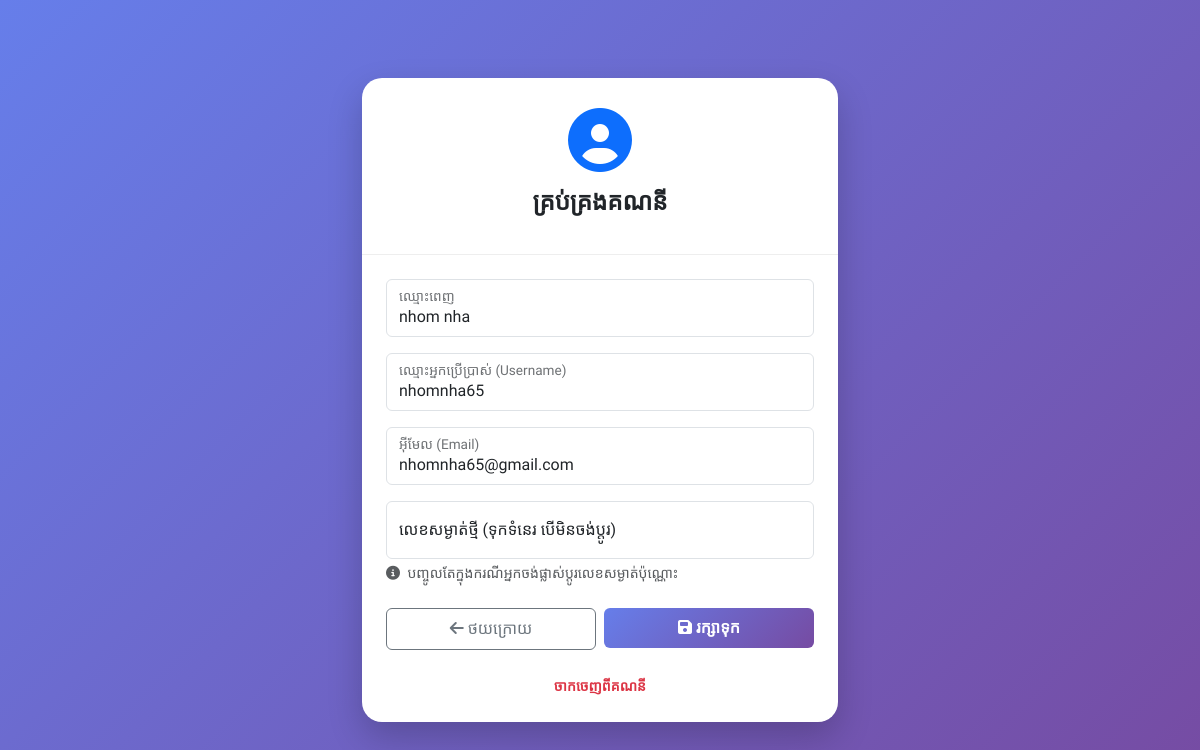
Screenshot of /profile.php (signed in) with the database file from the repository.
### tables this page shows
CREATE TABLE `users` (
  `id` int(11) NOT NULL,
  `username` varchar(50) NOT NULL,
  `email` varchar(100) NOT NULL,
  `full_name` varchar(100) DEFAULT NULL,
  `phone_number` varchar(20) DEFAULT NULL,
  `password` varchar(255) NOT NULL,
  `google_id` varchar(100) DEFAULT NULL,
  `role` enum('admin','user') DEFAULT 'user',
  `created_at` datetime DEFAULT current_timestamp(),
  `profile_picture` varchar(255) DEFAULT NULL
);

### profile.php (the view, shortened to what this page needs)
<?php
require_once './db/db.php';
$user_id = $_SESSION['id'];
$sql_fetch = "SELECT username, email, full_name FROM users WHERE id = ?";
$stmt_fetch = $conn->prepare($sql_fetch);
$stmt_fetch->bind_param("i", $user_id);
$stmt_fetch->execute();
$result = $stmt_fetch->get_result();
$user_data = $result->fetch_assoc();
?>
<!DOCTYPE html>
<html lang="km">
<head>
    <link href="https://cdn.jsdelivr.net/npm/bootstrap@5.3.0/dist/css/bootstrap.min.css" rel="stylesheet">
    <link rel="stylesheet" href="https://cdnjs.cloudflare.com/ajax/libs/font-awesome/6.4.0/css/all.min.css">
</head>
<body>
<div class="container" style="max-width: 500px;">
    <div class="main-card">
        <div class="header-section">
            <div class="mb-3 text-primary"><i class="fas fa-user-circle fa-4x"></i></div>
            <h4 class="fw-bold">គ្រប់គ្រងគណនី</h4>
        </div>
        <div class="card-body p-4">
            <form action="profile.php" method="POST">
                <div class="form-floating mb-3">
                    <input type="text" class="form-control" id="full_name" name="full_name" placeholder="ឈ្មោះពេញ" value="<?php echo htmlspecialchars($user_data['full_name'] ?? ''); ?>" required>
                    <label for="full_name">ឈ្មោះពេញ</label>
                </div>
                <div class="form-floating mb-3">
                    <input type="text" class="form-control" id="username" name="username" placeholder="Username" value="<?php echo htmlspecialchars($user_data['username']); ?>" required>
                    <label for="username">ឈ្មោះអ្នកប្រើប្រាស់ (Username)</label>
                </div>
                <div class="form-floating mb-3">
                    <input type="email" class="form-control" id="email" name="email" placeholder="Email" value="<?php echo htmlspecialchars($user_data['email']); ?>" required>
                    <label for="email">អ៊ីមែល (Email)</label>
                </div>
                <div class="form-floating mb-4">
                    <input type="password" class="form-control" id="password" name="password" placeholder="Password">
                    <label for="password">លេខសម្ងាត់ថ្មី (ទុកទំនេរ បើមិនចង់ប្តូរ)</label>
                    <small class="text-muted mt-1 d-block"><i class="fas fa-info-circle me-1"></i> បញ្ចូលតែក្នុងករណីអ្នកចង់ផ្លាស់ប្តូរលេខសម្ងាត់ប៉ុណ្ណោះ</small>
                </div>
                <div class="row g-2">
                    <div class="col-6">
                        <a href="index.php" class="btn btn-outline-secondary w-100 py-2"><i class="fas fa-arrow-left"></i> ថយក្រោយ</a>
                    </div>
                    <div class="col-6">
                        <button type="submit" class="btn btn-update w-100 py-2"><i class="fas fa-save"></i> រក្សាទុក</button>
                    </div>
                </div>
            </form>
        </div>
        <div class="text-center pb-4">
            <a href="logout.php" class="text-danger text-decoration-none small fw-bold">ចាកចេញពីគណនី</a>
        </div>
    </div>
</div>
</body>
</html>

### profile.php (style rules this page uses)
:root { --primary-color: #4e73df; --bg-gradient: linear-gradient(135deg, #667eea 0%, #764ba2 100%); }
body { font-family: 'Khmer OS Siemreap', sans-serif; background: var(--bg-gradient); min-height: 100vh; display: flex; align-items: center; }
.main-card { border-radius: 20px; background: #fff; box-shadow: 0 15px 35px rgba(0,0,0,0.2); overflow: hidden; border:none; }
.header-section { padding: 30px; text-align: center; border-bottom: 1px solid #eee; }
.btn-update { background: var(--bg-gradient); border: none; color: white; font-weight: 600; }

### rows the page displays
users: full_name "nhom nha", username "nhomnha65", email "nhomnha65@gmail.com"
